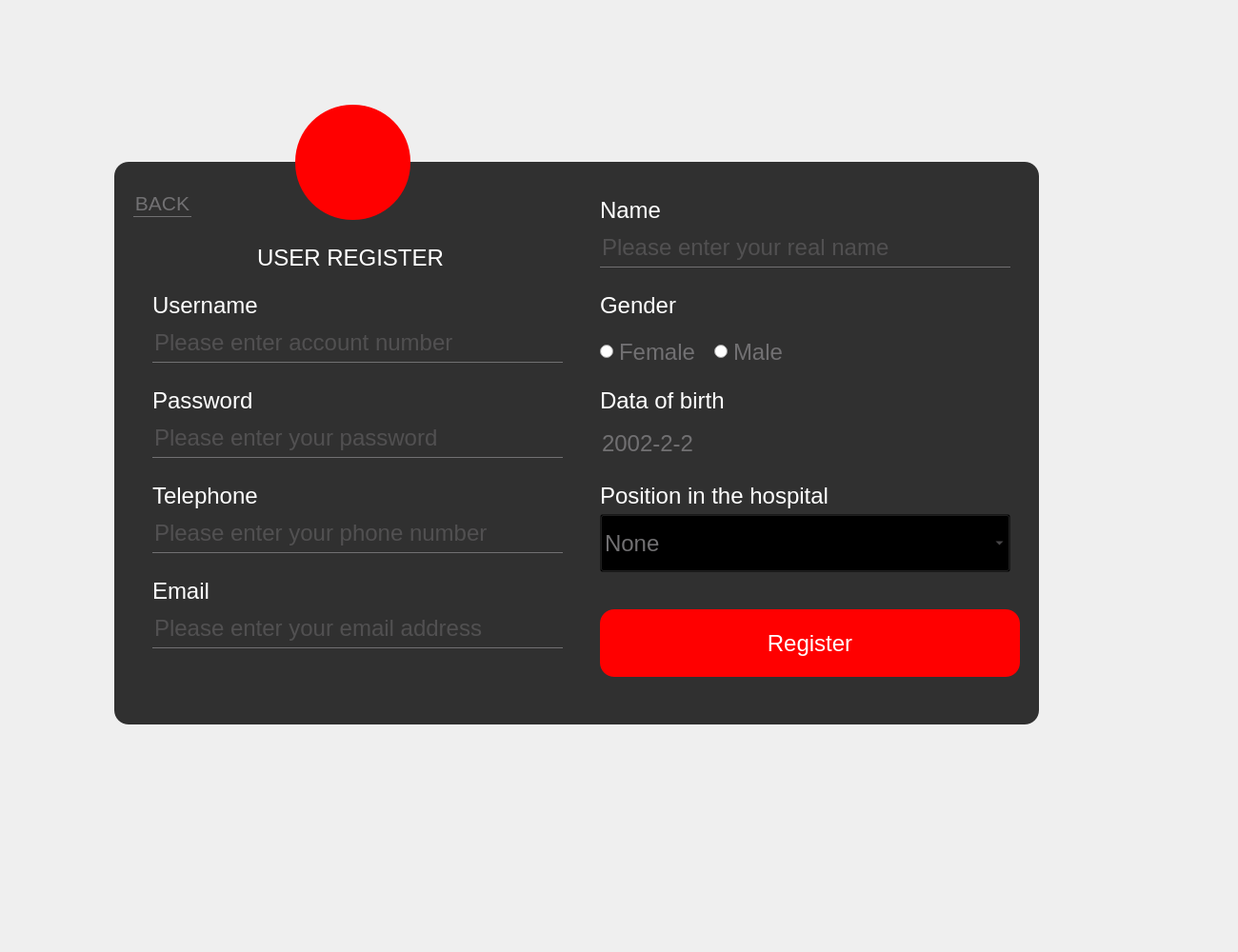
<?xml version="1.0" encoding="UTF-8"?>
<ui version="4.0">
 <class>Register</class>
 <widget class="QWidget" name="Register">
  <property name="geometry">
   <rect>
    <x>0</x>
    <y>0</y>
    <width>1300</width>
    <height>1000</height>
   </rect>
  </property>
  <property name="minimumSize">
   <size>
    <width>1300</width>
    <height>1000</height>
   </size>
  </property>
  <property name="maximumSize">
   <size>
    <width>1300</width>
    <height>1000</height>
   </size>
  </property>
  <property name="windowTitle">
   <string>Form</string>
  </property>
  <property name="styleSheet">
   <string notr="true">*{
	font-family:Microsoft Sans Serif;
	font-size:24px;
}

#widget{
	border-radius:15px;
	background-image: url(:/background/login_0.jpg);
}

QFrame{
	background:rgba(0,0,0,0.8);
	border-radius:15px;

}

QPushButton{
	background:red;
	border-radius:60px;
}

QToolButton{
	background:red;
	border-radius:60px;
}
QPushButton{
	color:white;
	border-radius:15px;
}
QPushButton:hover{
	color:white;
	border-radius:15px;
	background:#ff696b;
}
QLineEdit{
	background:transparent;
	border:none;
	color:#717072;
	border-bottom:1px solid #717072;
}
</string>
  </property>
  <widget class="QFrame" name="frame">
   <property name="enabled">
    <bool>true</bool>
   </property>
   <property name="geometry">
    <rect>
     <x>120</x>
     <y>170</y>
     <width>971</width>
     <height>591</height>
    </rect>
   </property>
   <property name="accessibleName">
    <string notr="true"/>
   </property>
   <property name="styleSheet">
    <string notr="true"/>
   </property>
   <property name="frameShape">
    <enum>QFrame::StyledPanel</enum>
   </property>
   <property name="frameShadow">
    <enum>QFrame::Raised</enum>
   </property>
   <widget class="QLabel" name="label">
    <property name="geometry">
     <rect>
      <x>150</x>
      <y>70</y>
      <width>201</width>
      <height>61</height>
     </rect>
    </property>
    <property name="font">
     <font>
      <family>Microsoft Sans Serif</family>
      <pointsize>-1</pointsize>
     </font>
    </property>
    <property name="styleSheet">
     <string notr="true">*{
	color:white;
	font-size:24px;
	background:transparent;
}
</string>
    </property>
    <property name="text">
     <string>USER REGISTER</string>
    </property>
   </widget>
   <widget class="QPushButton" name="pushButton">
    <property name="geometry">
     <rect>
      <x>510</x>
      <y>470</y>
      <width>441</width>
      <height>71</height>
     </rect>
    </property>
    <property name="text">
     <string>Register</string>
    </property>
   </widget>
   <widget class="QLineEdit" name="lineEdit">
    <property name="geometry">
     <rect>
      <x>40</x>
      <y>170</y>
      <width>431</width>
      <height>41</height>
     </rect>
    </property>
    <property name="text">
     <string/>
    </property>
    <property name="placeholderText">
     <string>Please enter account number</string>
    </property>
   </widget>
   <widget class="QLineEdit" name="lineEdit_2">
    <property name="geometry">
     <rect>
      <x>40</x>
      <y>270</y>
      <width>431</width>
      <height>41</height>
     </rect>
    </property>
    <property name="text">
     <string/>
    </property>
    <property name="echoMode">
     <enum>QLineEdit::Normal</enum>
    </property>
    <property name="placeholderText">
     <string>Please enter your password</string>
    </property>
   </widget>
   <widget class="QLabel" name="label_2">
    <property name="geometry">
     <rect>
      <x>40</x>
      <y>120</y>
      <width>161</width>
      <height>61</height>
     </rect>
    </property>
    <property name="font">
     <font>
      <family>Microsoft Sans Serif</family>
      <pointsize>-1</pointsize>
     </font>
    </property>
    <property name="styleSheet">
     <string notr="true">*{
	color:white;
	font-size:24px;
	background:transparent;
}
</string>
    </property>
    <property name="text">
     <string>Username</string>
    </property>
   </widget>
   <widget class="QLabel" name="label_3">
    <property name="geometry">
     <rect>
      <x>40</x>
      <y>220</y>
      <width>161</width>
      <height>61</height>
     </rect>
    </property>
    <property name="font">
     <font>
      <family>Microsoft Sans Serif</family>
      <pointsize>-1</pointsize>
     </font>
    </property>
    <property name="styleSheet">
     <string notr="true">*{
	color:white;
	font-size:24px;
	background:transparent;
}
</string>
    </property>
    <property name="text">
     <string>Password</string>
    </property>
   </widget>
   <widget class="QLabel" name="label_4">
    <property name="geometry">
     <rect>
      <x>510</x>
      <y>20</y>
      <width>161</width>
      <height>61</height>
     </rect>
    </property>
    <property name="font">
     <font>
      <family>Microsoft Sans Serif</family>
      <pointsize>-1</pointsize>
     </font>
    </property>
    <property name="styleSheet">
     <string notr="true">*{
	color:white;
	font-size:24px;
	background:transparent;
}
</string>
    </property>
    <property name="text">
     <string>Name</string>
    </property>
   </widget>
   <widget class="QLineEdit" name="lineEdit_3">
    <property name="geometry">
     <rect>
      <x>510</x>
      <y>70</y>
      <width>431</width>
      <height>41</height>
     </rect>
    </property>
    <property name="text">
     <string/>
    </property>
    <property name="placeholderText">
     <string>Please enter your real name</string>
    </property>
   </widget>
   <widget class="QLabel" name="label_5">
    <property name="geometry">
     <rect>
      <x>510</x>
      <y>120</y>
      <width>161</width>
      <height>61</height>
     </rect>
    </property>
    <property name="font">
     <font>
      <family>Microsoft Sans Serif</family>
      <pointsize>-1</pointsize>
     </font>
    </property>
    <property name="styleSheet">
     <string notr="true">*{
	color:white;
	font-size:24px;
	background:transparent;
}
</string>
    </property>
    <property name="text">
     <string>Gender</string>
    </property>
   </widget>
   <widget class="QLabel" name="label_6">
    <property name="geometry">
     <rect>
      <x>40</x>
      <y>320</y>
      <width>221</width>
      <height>61</height>
     </rect>
    </property>
    <property name="font">
     <font>
      <family>Microsoft Sans Serif</family>
      <pointsize>-1</pointsize>
     </font>
    </property>
    <property name="styleSheet">
     <string notr="true">*{
	color:white;
	font-size:24px;
	background:transparent;
}
</string>
    </property>
    <property name="text">
     <string>Telephone</string>
    </property>
   </widget>
   <widget class="QLineEdit" name="lineEdit_5">
    <property name="geometry">
     <rect>
      <x>40</x>
      <y>370</y>
      <width>431</width>
      <height>41</height>
     </rect>
    </property>
    <property name="text">
     <string/>
    </property>
    <property name="echoMode">
     <enum>QLineEdit::Password</enum>
    </property>
    <property name="placeholderText">
     <string>Please enter your phone number</string>
    </property>
   </widget>
   <widget class="QLabel" name="label_7">
    <property name="geometry">
     <rect>
      <x>40</x>
      <y>420</y>
      <width>161</width>
      <height>61</height>
     </rect>
    </property>
    <property name="font">
     <font>
      <family>Microsoft Sans Serif</family>
      <pointsize>-1</pointsize>
     </font>
    </property>
    <property name="styleSheet">
     <string notr="true">*{
	color:white;
	font-size:24px;
	background:transparent;
}
</string>
    </property>
    <property name="text">
     <string>Email</string>
    </property>
   </widget>
   <widget class="QLineEdit" name="lineEdit_6">
    <property name="geometry">
     <rect>
      <x>40</x>
      <y>470</y>
      <width>431</width>
      <height>41</height>
     </rect>
    </property>
    <property name="text">
     <string/>
    </property>
    <property name="echoMode">
     <enum>QLineEdit::Password</enum>
    </property>
    <property name="placeholderText">
     <string>Please enter your email address</string>
    </property>
   </widget>
   <widget class="QLabel" name="label_8">
    <property name="geometry">
     <rect>
      <x>510</x>
      <y>220</y>
      <width>161</width>
      <height>61</height>
     </rect>
    </property>
    <property name="font">
     <font>
      <family>Microsoft Sans Serif</family>
      <pointsize>-1</pointsize>
     </font>
    </property>
    <property name="styleSheet">
     <string notr="true">*{
	color:white;
	font-size:24px;
	background:transparent;
}
</string>
    </property>
    <property name="text">
     <string>Data of birth</string>
    </property>
   </widget>
   <widget class="QLabel" name="label_9">
    <property name="geometry">
     <rect>
      <x>510</x>
      <y>320</y>
      <width>261</width>
      <height>61</height>
     </rect>
    </property>
    <property name="font">
     <font>
      <family>Microsoft Sans Serif</family>
      <pointsize>-1</pointsize>
     </font>
    </property>
    <property name="styleSheet">
     <string notr="true">*{
	color:white;
	font-size:24px;
	background:transparent;
}
</string>
    </property>
    <property name="text">
     <string>Position in the hospital</string>
    </property>
   </widget>
   <widget class="QRadioButton" name="radioButton">
    <property name="geometry">
     <rect>
      <x>510</x>
      <y>190</y>
      <width>115</width>
      <height>19</height>
     </rect>
    </property>
    <property name="focusPolicy">
     <enum>Qt::NoFocus</enum>
    </property>
    <property name="styleSheet">
     <string notr="true">color:#717072;</string>
    </property>
    <property name="text">
     <string>Female</string>
    </property>
   </widget>
   <widget class="QRadioButton" name="radioButton_2">
    <property name="geometry">
     <rect>
      <x>630</x>
      <y>190</y>
      <width>115</width>
      <height>19</height>
     </rect>
    </property>
    <property name="focusPolicy">
     <enum>Qt::NoFocus</enum>
    </property>
    <property name="styleSheet">
     <string notr="true">color:#717072;</string>
    </property>
    <property name="text">
     <string>Male</string>
    </property>
   </widget>
   <widget class="QDateEdit" name="dateEdit">
    <property name="geometry">
     <rect>
      <x>510</x>
      <y>270</y>
      <width>441</width>
      <height>51</height>
     </rect>
    </property>
    <property name="font">
     <font>
      <family>Microsoft Sans Serif</family>
      <pointsize>-1</pointsize>
     </font>
    </property>
    <property name="focusPolicy">
     <enum>Qt::ClickFocus</enum>
    </property>
    <property name="styleSheet">
     <string notr="true">color: rgb(113, 112, 114);
background:transparent;
border:none;</string>
    </property>
    <property name="showGroupSeparator" stdset="0">
     <bool>false</bool>
    </property>
    <property name="dateTime">
     <datetime>
      <hour>0</hour>
      <minute>0</minute>
      <second>0</second>
      <year>2002</year>
      <month>2</month>
      <day>2</day>
     </datetime>
    </property>
    <property name="currentSection">
     <enum>QDateTimeEdit::YearSection</enum>
    </property>
    <property name="displayFormat">
     <string>yyyy-M-d</string>
    </property>
    <property name="calendarPopup">
     <bool>false</bool>
    </property>
    <property name="currentSectionIndex">
     <number>0</number>
    </property>
   </widget>
   <widget class="QComboBox" name="comboBox">
    <property name="geometry">
     <rect>
      <x>510</x>
      <y>370</y>
      <width>431</width>
      <height>61</height>
     </rect>
    </property>
    <property name="focusPolicy">
     <enum>Qt::NoFocus</enum>
    </property>
    <property name="accessibleName">
     <string/>
    </property>
    <property name="styleSheet">
     <string notr="true">color: rgb(113, 112, 114);
background:transparent;</string>
    </property>
    <property name="frame">
     <bool>true</bool>
    </property>
    <item>
     <property name="text">
      <string>None</string>
     </property>
    </item>
    <item>
     <property name="text">
      <string>Work-service personnel</string>
     </property>
    </item>
    <item>
     <property name="text">
      <string>Professional staff</string>
     </property>
    </item>
    <item>
     <property name="text">
      <string>Administrative staff</string>
     </property>
    </item>
   </widget>
   <widget class="QPushButton" name="pushButton_2">
    <property name="geometry">
     <rect>
      <x>20</x>
      <y>30</y>
      <width>61</width>
      <height>28</height>
     </rect>
    </property>
    <property name="styleSheet">
     <string notr="true">#pushButton_2{
	
	background-color: rgba(0,0,0,0);
	font-size:21px;
	border:none;
	color:#717072;
	border-bottom:1px solid #717072;
}</string>
    </property>
    <property name="text">
     <string>BACK</string>
    </property>
   </widget>
  </widget>
  <widget class="QToolButton" name="toolButton">
   <property name="geometry">
    <rect>
     <x>310</x>
     <y>110</y>
     <width>121</width>
     <height>121</height>
    </rect>
   </property>
   <property name="text">
    <string/>
   </property>
   <property name="icon">
    <iconset>
     <normaloff>UIresource/icon_login.png</normaloff>UIresource/icon_login.png</iconset>
   </property>
   <property name="iconSize">
    <size>
     <width>35</width>
     <height>35</height>
    </size>
   </property>
  </widget>
  <widget class="QToolButton" name="toolButton_2">
   <property name="geometry">
    <rect>
     <x>1120</x>
     <y>50</y>
     <width>61</width>
     <height>51</height>
    </rect>
   </property>
   <property name="styleSheet">
    <string notr="true">background-color: transparent;</string>
   </property>
   <property name="text">
    <string/>
   </property>
   <property name="icon">
    <iconset resource="UIresource/login.qrc">
     <normaloff>:/background/icon_exit.png</normaloff>:/background/icon_exit.png</iconset>
   </property>
   <property name="iconSize">
    <size>
     <width>30</width>
     <height>30</height>
    </size>
   </property>
  </widget>
  <widget class="QWidget" name="widget" native="true">
   <property name="geometry">
    <rect>
     <x>30</x>
     <y>40</y>
     <width>1151</width>
     <height>841</height>
    </rect>
   </property>
  </widget>
  <zorder>widget</zorder>
  <zorder>frame</zorder>
  <zorder>toolButton</zorder>
  <zorder>toolButton_2</zorder>
 </widget>
 <resources>
  <include location="UIresource/login.qrc"/>
 </resources>
 <connections>
  <connection>
   <sender>toolButton_2</sender>
   <signal>clicked()</signal>
   <receiver>Register</receiver>
   <slot>close()</slot>
   <hints>
    <hint type="sourcelabel">
     <x>1141</x>
     <y>81</y>
    </hint>
    <hint type="destinationlabel">
     <x>1250</x>
     <y>81</y>
    </hint>
   </hints>
  </connection>
  <connection>
   <sender>pushButton_2</sender>
   <signal>clicked()</signal>
   <receiver>Register</receiver>
   <slot>register2login()</slot>
   <hints>
    <hint type="sourcelabel">
     <x>170</x>
     <y>201</y>
    </hint>
    <hint type="destinationlabel">
     <x>188</x>
     <y>20</y>
    </hint>
   </hints>
  </connection>
 </connections>
 <slots>
  <slot>register2login()</slot>
  <slot>login2register()</slot>
 </slots>
</ui>
